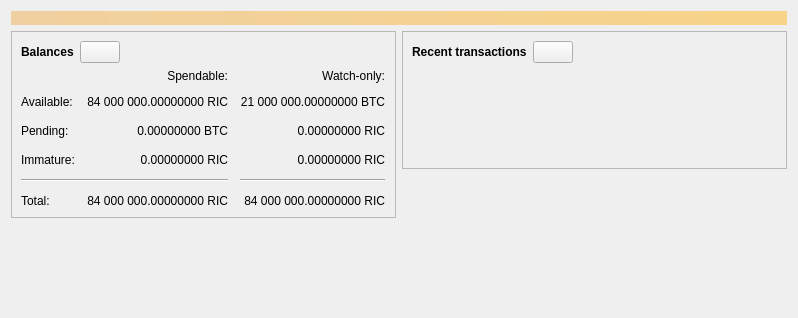
<?xml version="1.0" encoding="UTF-8"?>
<ui version="4.0">
 <class>OverviewPage</class>
 <widget class="QWidget" name="OverviewPage">
  <property name="geometry">
   <rect>
    <x>0</x>
    <y>0</y>
    <width>798</width>
    <height>318</height>
   </rect>
  </property>
  <property name="windowTitle">
   <string>Form</string>
  </property>
  <layout class="QVBoxLayout" name="topLayout">
   <item>
    <widget class="QLabel" name="labelAlerts">
     <property name="visible">
      <bool>false</bool>
     </property>
     <property name="styleSheet">
      <string notr="true">QLabel { background-color: qlineargradient(x1: 0, y1: 0, x2: 1, y2: 0, stop:0 #F0D0A0, stop:1 #F8D488); color:#000000; }</string>
     </property>
     <property name="wordWrap">
      <bool>true</bool>
     </property>
     <property name="margin">
      <number>3</number>
     </property>
     <property name="textInteractionFlags">
      <set>Qt::TextSelectableByMouse</set>
     </property>
    </widget>
   </item>
   <item>
    <layout class="QHBoxLayout" name="horizontalLayout" stretch="1,1">
     <item>
      <layout class="QVBoxLayout" name="verticalLayout_2">
       <item>
        <widget class="QFrame" name="frame">
         <property name="frameShape">
          <enum>QFrame::StyledPanel</enum>
         </property>
         <property name="frameShadow">
          <enum>QFrame::Raised</enum>
         </property>
         <layout class="QVBoxLayout" name="verticalLayout_4">
          <item>
           <layout class="QHBoxLayout" name="horizontalLayout_4">
            <item>
             <widget class="QLabel" name="label_5">
              <property name="font">
               <font>
                <weight>75</weight>
                <bold>true</bold>
               </font>
              </property>
              <property name="text">
               <string>Balances</string>
              </property>
             </widget>
            </item>
            <item>
             <widget class="QPushButton" name="labelWalletStatus">
              <property name="enabled">
               <bool>true</bool>
              </property>
              <property name="maximumSize">
               <size>
                <width>45</width>
                <height>16777215</height>
               </size>
              </property>
              <property name="toolTip">
               <string>The displayed information may be out of date. Your wallet automatically synchronizes with the Riecoin network after a connection is established, but this process has not completed yet.</string>
              </property>
              <property name="text">
               <string/>
              </property>
              <property name="icon">
               <iconset resource="../bitcoin.qrc">
                <normaloff>:/icons/warning</normaloff>
                <disabledoff>:/icons/warning</disabledoff>:/icons/warning</iconset>
              </property>
              <property name="iconSize">
               <size>
                <width>24</width>
                <height>24</height>
               </size>
              </property>
             </widget>
            </item>
            <item>
             <spacer name="horizontalSpacer_3">
              <property name="orientation">
               <enum>Qt::Horizontal</enum>
              </property>
              <property name="sizeHint" stdset="0">
               <size>
                <width>40</width>
                <height>20</height>
               </size>
              </property>
             </spacer>
            </item>
           </layout>
          </item>
          <item>
           <layout class="QGridLayout" name="gridLayout">
            <property name="spacing">
             <number>12</number>
            </property>
            <item row="2" column="2">
             <widget class="QLabel" name="labelWatchPending">
              <property name="cursor">
               <cursorShape>IBeamCursor</cursorShape>
              </property>
              <property name="toolTip">
               <string>Unconfirmed transactions to watch-only addresses</string>
              </property>
              <property name="text">
               <string notr="true">0.00000000 RIC</string>
              </property>
              <property name="alignment">
               <set>Qt::AlignRight|Qt::AlignTrailing|Qt::AlignVCenter</set>
              </property>
              <property name="textInteractionFlags">
               <set>Qt::LinksAccessibleByMouse|Qt::TextSelectableByKeyboard|Qt::TextSelectableByMouse</set>
              </property>
             </widget>
            </item>
            <item row="2" column="1">
             <widget class="QLabel" name="labelUnconfirmed">
              <property name="cursor">
               <cursorShape>IBeamCursor</cursorShape>
              </property>
              <property name="toolTip">
               <string>Total of transactions that have yet to be confirmed, and do not yet count toward the spendable balance</string>
              </property>
              <property name="text">
               <string notr="true">0.00000000 BTC</string>
              </property>
              <property name="alignment">
               <set>Qt::AlignRight|Qt::AlignTrailing|Qt::AlignVCenter</set>
              </property>
              <property name="textInteractionFlags">
               <set>Qt::LinksAccessibleByMouse|Qt::TextSelectableByKeyboard|Qt::TextSelectableByMouse</set>
              </property>
             </widget>
            </item>
            <item row="3" column="2">
             <widget class="QLabel" name="labelWatchImmature">
              <property name="cursor">
               <cursorShape>IBeamCursor</cursorShape>
              </property>
              <property name="toolTip">
               <string>Mined balance in watch-only addresses that has not yet matured</string>
              </property>
              <property name="text">
               <string notr="true">0.00000000 RIC</string>
              </property>
              <property name="alignment">
               <set>Qt::AlignRight|Qt::AlignTrailing|Qt::AlignVCenter</set>
              </property>
              <property name="textInteractionFlags">
               <set>Qt::LinksAccessibleByMouse|Qt::TextSelectableByKeyboard|Qt::TextSelectableByMouse</set>
              </property>
             </widget>
            </item>
            <item row="4" column="0" colspan="2">
             <widget class="Line" name="line">
              <property name="orientation">
               <enum>Qt::Horizontal</enum>
              </property>
             </widget>
            </item>
            <item row="4" column="2">
             <widget class="Line" name="lineWatchBalance">
              <property name="sizePolicy">
               <sizepolicy hsizetype="Preferred" vsizetype="Fixed">
                <horstretch>0</horstretch>
                <verstretch>0</verstretch>
               </sizepolicy>
              </property>
              <property name="minimumSize">
               <size>
                <width>140</width>
                <height>0</height>
               </size>
              </property>
              <property name="orientation">
               <enum>Qt::Horizontal</enum>
              </property>
             </widget>
            </item>
            <item row="5" column="0">
             <widget class="QLabel" name="labelTotalText">
              <property name="text">
               <string>Total:</string>
              </property>
             </widget>
            </item>
            <item row="3" column="1">
             <widget class="QLabel" name="labelImmature">
              <property name="cursor">
               <cursorShape>IBeamCursor</cursorShape>
              </property>
              <property name="toolTip">
               <string>Mined balance that has not yet matured</string>
              </property>
              <property name="text">
               <string notr="true">0.00000000 RIC</string>
              </property>
              <property name="alignment">
               <set>Qt::AlignRight|Qt::AlignTrailing|Qt::AlignVCenter</set>
              </property>
              <property name="textInteractionFlags">
               <set>Qt::LinksAccessibleByMouse|Qt::TextSelectableByKeyboard|Qt::TextSelectableByMouse</set>
              </property>
             </widget>
            </item>
            <item row="2" column="3">
             <spacer name="horizontalSpacer_2">
              <property name="orientation">
               <enum>Qt::Horizontal</enum>
              </property>
              <property name="sizeHint" stdset="0">
               <size>
                <width>40</width>
                <height>20</height>
               </size>
              </property>
             </spacer>
            </item>
            <item row="3" column="0">
             <widget class="QLabel" name="labelImmatureText">
              <property name="text">
               <string>Immature:</string>
              </property>
             </widget>
            </item>
            <item row="5" column="1">
             <widget class="QLabel" name="labelTotal">
              <property name="cursor">
               <cursorShape>IBeamCursor</cursorShape>
              </property>
              <property name="toolTip">
               <string>Your current total balance</string>
              </property>
              <property name="text">
               <string notr="true">84 000 000.00000000 RIC</string>
              </property>
              <property name="alignment">
               <set>Qt::AlignRight|Qt::AlignTrailing|Qt::AlignVCenter</set>
              </property>
              <property name="textInteractionFlags">
               <set>Qt::LinksAccessibleByMouse|Qt::TextSelectableByKeyboard|Qt::TextSelectableByMouse</set>
              </property>
             </widget>
            </item>
            <item row="5" column="2">
             <widget class="QLabel" name="labelWatchTotal">
              <property name="cursor">
               <cursorShape>IBeamCursor</cursorShape>
              </property>
              <property name="toolTip">
               <string>Current total balance in watch-only addresses</string>
              </property>
              <property name="text">
               <string notr="true">84 000 000.00000000 RIC</string>
              </property>
              <property name="alignment">
               <set>Qt::AlignRight|Qt::AlignTrailing|Qt::AlignVCenter</set>
              </property>
              <property name="textInteractionFlags">
               <set>Qt::LinksAccessibleByMouse|Qt::TextSelectableByKeyboard|Qt::TextSelectableByMouse</set>
              </property>
             </widget>
            </item>
            <item row="0" column="2">
             <widget class="QLabel" name="labelWatchonly">
              <property name="text">
               <string>Watch-only:</string>
              </property>
              <property name="alignment">
               <set>Qt::AlignRight|Qt::AlignTrailing|Qt::AlignVCenter</set>
              </property>
             </widget>
            </item>
            <item row="1" column="0">
             <widget class="QLabel" name="labelBalanceText">
              <property name="text">
               <string>Available:</string>
              </property>
             </widget>
            </item>
            <item row="1" column="1">
             <widget class="QLabel" name="labelBalance">
              <property name="cursor">
               <cursorShape>IBeamCursor</cursorShape>
              </property>
              <property name="toolTip">
               <string>Your current spendable balance</string>
              </property>
              <property name="text">
               <string notr="true">84 000 000.00000000 RIC</string>
              </property>
              <property name="alignment">
               <set>Qt::AlignRight|Qt::AlignTrailing|Qt::AlignVCenter</set>
              </property>
              <property name="textInteractionFlags">
               <set>Qt::LinksAccessibleByMouse|Qt::TextSelectableByKeyboard|Qt::TextSelectableByMouse</set>
              </property>
             </widget>
            </item>
            <item row="1" column="2">
             <widget class="QLabel" name="labelWatchAvailable">
              <property name="cursor">
               <cursorShape>IBeamCursor</cursorShape>
              </property>
              <property name="toolTip">
               <string>Your current balance in watch-only addresses</string>
              </property>
              <property name="text">
               <string notr="true">21 000 000.00000000 BTC</string>
              </property>
              <property name="alignment">
               <set>Qt::AlignRight|Qt::AlignTrailing|Qt::AlignVCenter</set>
              </property>
              <property name="textInteractionFlags">
               <set>Qt::LinksAccessibleByMouse|Qt::TextSelectableByKeyboard|Qt::TextSelectableByMouse</set>
              </property>
             </widget>
            </item>
            <item row="2" column="0">
             <widget class="QLabel" name="labelPendingText">
              <property name="text">
               <string>Pending:</string>
              </property>
             </widget>
            </item>
            <item row="0" column="1">
             <widget class="QLabel" name="labelSpendable">
              <property name="text">
               <string>Spendable:</string>
              </property>
              <property name="alignment">
               <set>Qt::AlignRight|Qt::AlignTrailing|Qt::AlignVCenter</set>
              </property>
             </widget>
            </item>
           </layout>
          </item>
         </layout>
        </widget>
       </item>
       <item>
        <spacer name="verticalSpacer">
         <property name="orientation">
          <enum>Qt::Vertical</enum>
         </property>
         <property name="sizeHint" stdset="0">
          <size>
           <width>20</width>
           <height>40</height>
          </size>
         </property>
        </spacer>
       </item>
      </layout>
     </item>
     <item>
      <layout class="QVBoxLayout" name="verticalLayout_3">
       <item>
        <widget class="QFrame" name="frame_2">
         <property name="frameShape">
          <enum>QFrame::StyledPanel</enum>
         </property>
         <property name="frameShadow">
          <enum>QFrame::Raised</enum>
         </property>
         <layout class="QVBoxLayout" name="verticalLayout">
          <item>
           <layout class="QHBoxLayout" name="horizontalLayout_2">
            <item>
             <widget class="QLabel" name="label_4">
              <property name="font">
               <font>
                <weight>75</weight>
                <bold>true</bold>
               </font>
              </property>
              <property name="text">
               <string>Recent transactions</string>
              </property>
             </widget>
            </item>
            <item>
             <widget class="QPushButton" name="labelTransactionsStatus">
              <property name="enabled">
               <bool>true</bool>
              </property>
              <property name="maximumSize">
               <size>
                <width>45</width>
                <height>16777215</height>
               </size>
              </property>
              <property name="toolTip">
               <string>The displayed information may be out of date. Your wallet automatically synchronizes with the Riecoin network after a connection is established, but this process has not completed yet.</string>
              </property>
              <property name="text">
               <string/>
              </property>
              <property name="icon">
               <iconset resource="../bitcoin.qrc">
                <normaloff>:/icons/warning</normaloff>
                <disabledoff>:/icons/warning</disabledoff>:/icons/warning</iconset>
              </property>
              <property name="iconSize">
               <size>
                <width>24</width>
                <height>24</height>
               </size>
              </property>
             </widget>
            </item>
            <item>
             <spacer name="horizontalSpacer">
              <property name="orientation">
               <enum>Qt::Horizontal</enum>
              </property>
              <property name="sizeHint" stdset="0">
               <size>
                <width>40</width>
                <height>20</height>
               </size>
              </property>
             </spacer>
            </item>
           </layout>
          </item>
          <item>
           <widget class="TransactionOverviewWidget" name="listTransactions">
            <property name="styleSheet">
             <string notr="true">QListView { background: transparent; }</string>
            </property>
            <property name="frameShape">
             <enum>QFrame::NoFrame</enum>
            </property>
            <property name="verticalScrollBarPolicy">
             <enum>Qt::ScrollBarAlwaysOff</enum>
            </property>
            <property name="horizontalScrollBarPolicy">
             <enum>Qt::ScrollBarAlwaysOff</enum>
            </property>
            <property name="sizeAdjustPolicy">
             <enum>QAbstractScrollArea::AdjustToContents</enum>
            </property>
            <property name="selectionMode">
             <enum>QAbstractItemView::NoSelection</enum>
            </property>
            <property name="uniformItemSizes">
             <bool>true</bool>
            </property>
           </widget>
          </item>
         </layout>
        </widget>
       </item>
       <item>
        <spacer name="verticalSpacer_2">
         <property name="orientation">
          <enum>Qt::Vertical</enum>
         </property>
         <property name="sizeHint" stdset="0">
          <size>
           <width>20</width>
           <height>40</height>
          </size>
         </property>
        </spacer>
       </item>
      </layout>
     </item>
    </layout>
   </item>
  </layout>
 </widget>
 <customwidgets>
  <customwidget>
   <class>TransactionOverviewWidget</class>
   <extends>QListView</extends>
   <header>qt/transactionoverviewwidget.h</header>
  </customwidget>
 </customwidgets>
 <resources/>
 <connections/>
</ui>
